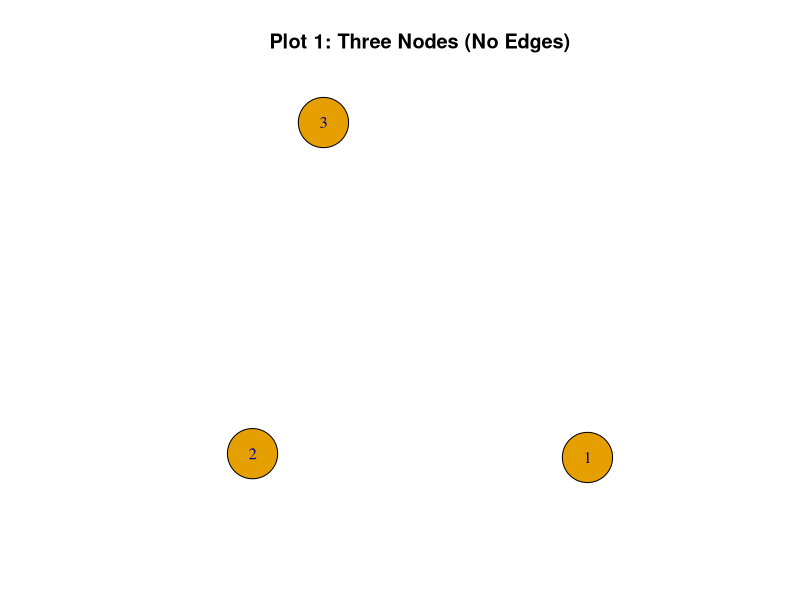
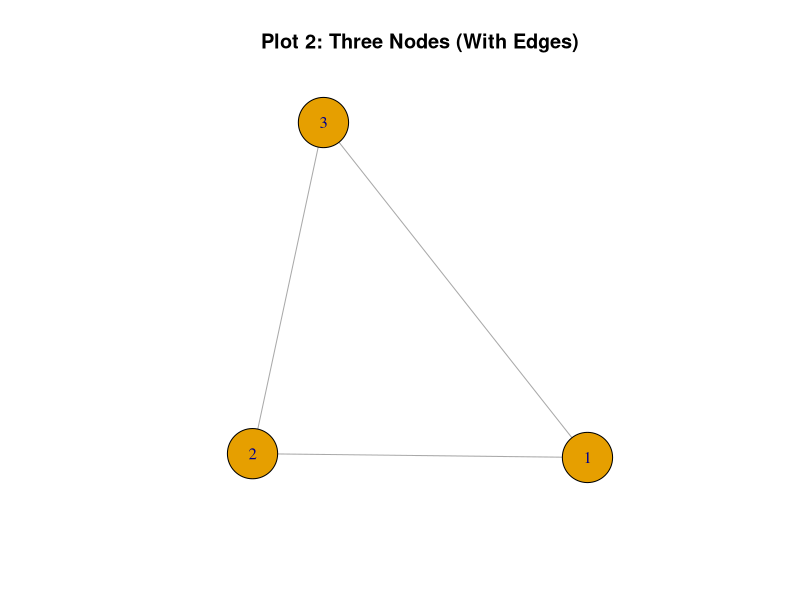
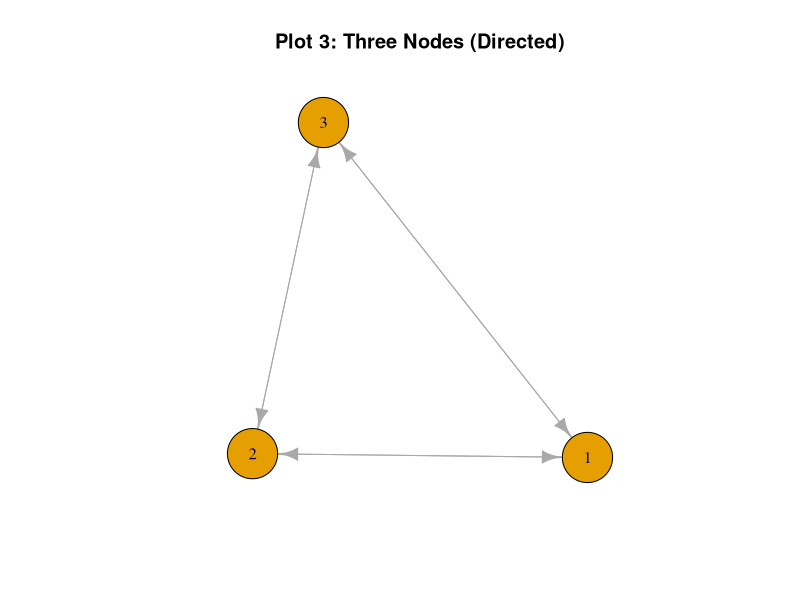
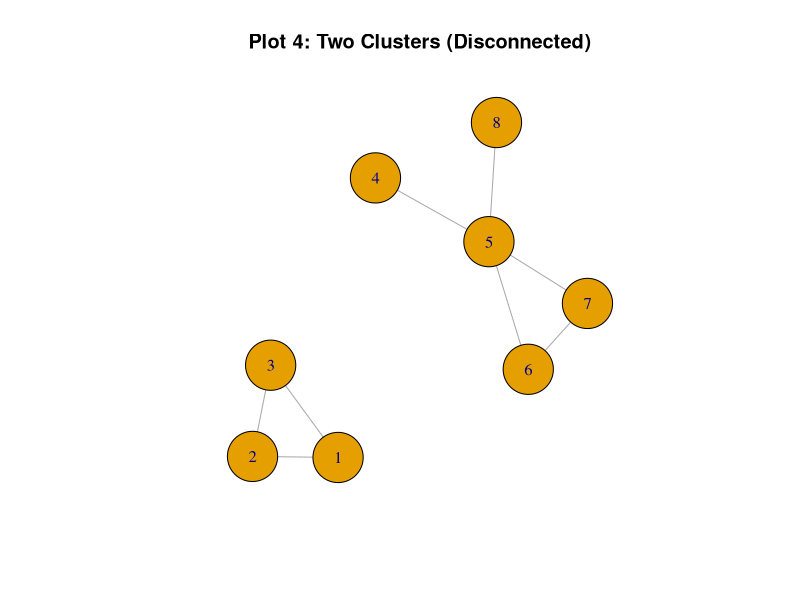
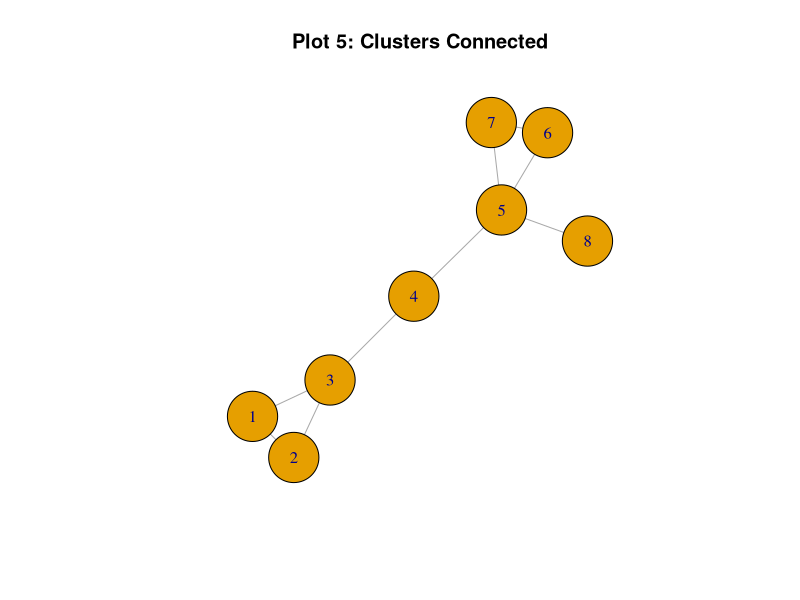
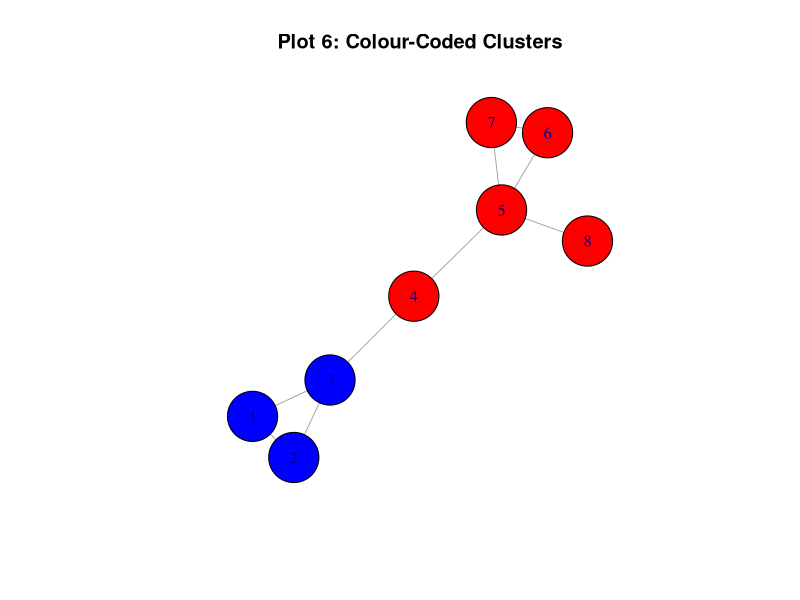
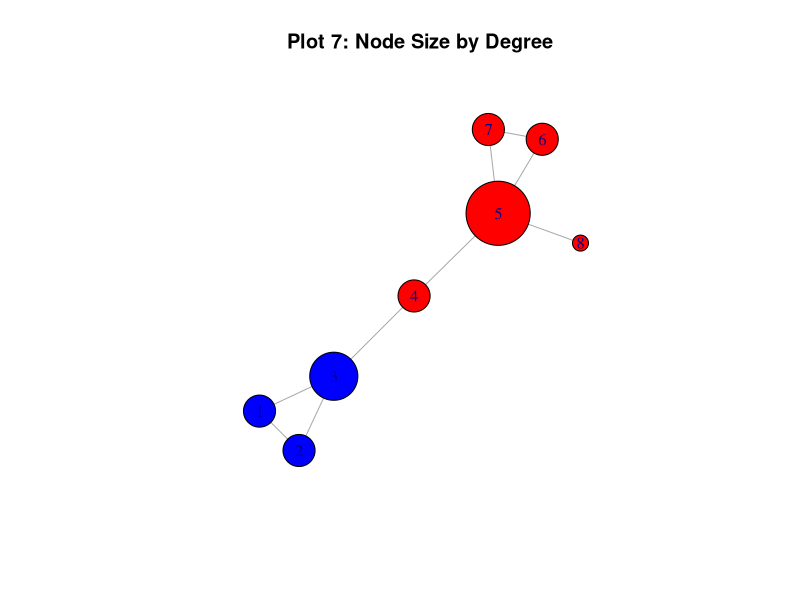

Write R code to recreate these figures, in order.
## ---- chunk 1
library(igraph)
## ---- chunk 2
set.seed(42)
g <- graph.empty(n = 8, directed = FALSE)

edges <- matrix(
  c(1, 2,  1, 3,  2, 3,  4, 5,  5, 6,  6, 7,  5, 7,  5, 8),
  ncol = 2, byrow = TRUE
)

g <- add_edges(g, as.vector(t(edges)))

# Inspect structure
print(g)
cat("\nEdge list:\n")
print(edges)
## ---- chunk 3
layout_fixed <- layout_with_fr(g)
## ---- chunk 4
g1 <- induced_subgraph(g, c(1, 2, 3))
layout_g1 <- layout_fixed[c(1, 2, 3), ]

plot(
  g1,
  main = "Plot 1: Three Nodes (No Edges)",
  vertex.size = 30,
  edge.color = NA,
  layout = layout_g1
)
## ---- chunk 5
plot(
  g1,
  main = "Plot 2: Three Nodes (With Edges)",
  vertex.size = 30,
  layout = layout_g1
)
## ---- chunk 6
g1_directed <- as.directed(g1)

plot(
  g1_directed,
  main = "Plot 3: Three Nodes (Directed)",
  vertex.size = 30,
  layout = layout_g1
)
## ---- chunk 7
g3 <- g

plot(
  g3,
  main = "Plot 4: Two Clusters (Disconnected)",
  vertex.size = 30,
  layout = layout_fixed
)
## ---- chunk 8
g4 <- add_edges(g, c(3, 4))
layout_g4 <- layout_with_fr(g4)

plot(
  g4,
  main = "Plot 5: Clusters Connected",
  vertex.size = 30,
  layout = layout_g4
)
## ---- chunk 9
colors <- c("blue", "blue", "blue", "red", "red", "red", "red", "red")

plot(
  g4,
  main = "Plot 6: Colour-Coded Clusters",
  vertex.size = 30,
  vertex.color = colors,
  layout = layout_g4
)
## ---- chunk 10
deg <- degree(g4)

plot(
  g4,
  main = "Plot 7: Node Size by Degree",
  vertex.size = deg * 10,
  vertex.color = colors,
  layout = layout_g4
)
